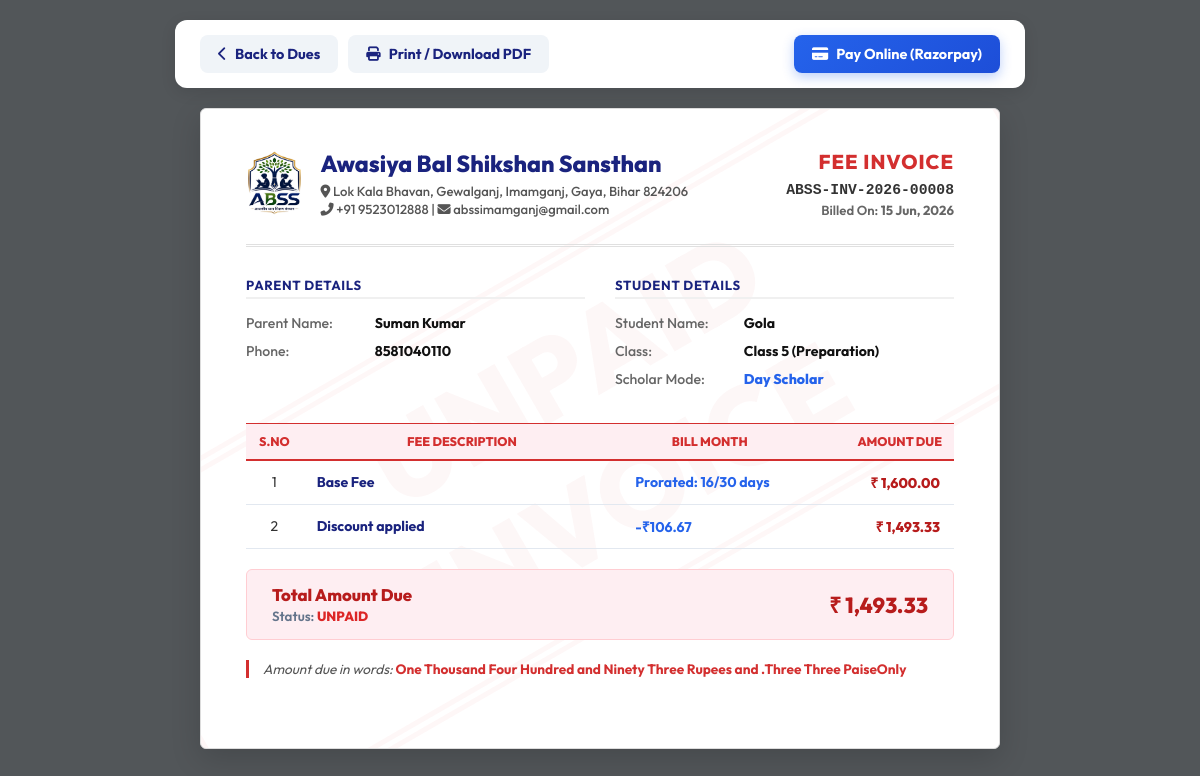
/parent/view_bill.php?id=8 (signed in), run on the app's committed database.
### tables this page shows
CREATE TABLE `fees_generated` (
  `id` int(11) NOT NULL,
  `student_id` int(11) NOT NULL,
  `amount` decimal(10,2) NOT NULL,
  `month_for` varchar(20) NOT NULL,
  `billing_date` date NOT NULL,
  `remark` varchar(255) DEFAULT NULL,
  `status` enum('unpaid','paid') DEFAULT 'unpaid',
  `created_at` timestamp NOT NULL DEFAULT current_timestamp()
);

CREATE TABLE `parents` (
  `id` int(11) NOT NULL,
  `parent_name` varchar(150) NOT NULL,
  `email` varchar(150) NOT NULL,
  `password` varchar(255) NOT NULL,
  `phone` varchar(20) DEFAULT NULL,
  `created_at` timestamp NOT NULL DEFAULT current_timestamp()
);

CREATE TABLE `students` (
  `id` int(11) NOT NULL,
  `reg_no` varchar(20) DEFAULT NULL,
  `student_photo` varchar(255) DEFAULT NULL,
  `parent_id` int(11) DEFAULT NULL,
  `name` varchar(100) NOT NULL,
  `parent_name` varchar(100) DEFAULT NULL,
  `phone` varchar(15) DEFAULT NULL,
  `target_school` varchar(100) DEFAULT NULL,
  `class_admitted` varchar(50) DEFAULT NULL,
  `scholar_mode` varchar(50) DEFAULT 'Day Scholar',
  `monthly_discount` decimal(10,2) DEFAULT 0.00,
  `base_fee` decimal(10,2) DEFAULT 0.00,
  `last_billed_date` date DEFAULT NULL,
  `admission_date` date DEFAULT NULL,
  `status` enum('active','inactive','graduated') DEFAULT 'active',
  `created_at` timestamp NOT NULL DEFAULT current_timestamp(),
  `photo` varchar(255) DEFAULT NULL,
  `dob` date DEFAULT NULL,
  `gender` enum('Male','Female','Other') DEFAULT NULL,
  `home_address` text DEFAULT NULL,
  `city` varchar(100) DEFAULT NULL,
  `state` varchar(100) DEFAULT NULL,
  `zip_code` varchar(10) DEFAULT NULL,
  `prev_school` varchar(255) DEFAULT NULL,
  `guardian_relationship` varchar(50) DEFAULT NULL,
  `guardian_email` varchar(150) DEFAULT NULL,
  `guardian_address` text DEFAULT NULL,
  `emergency_contact_name` varchar(150) DEFAULT NULL,
  `emergency_relationship` varchar(50) DEFAULT NULL,
  `emergency_phone` varchar(20) DEFAULT NULL,
  `has_allergies` tinyint(1) DEFAULT 0,
  `allergies_detail` text DEFAULT NULL,
  `has_medical_condition` tinyint(1) DEFAULT 0,
  `medical_condition_detail` text DEFAULT NULL,
  `physician_name` varchar(150) DEFAULT NULL,
  `physician_phone` varchar(20) DEFAULT NULL,
  `insurance_provider` varchar(150) DEFAULT NULL,
  `insurance_policy` varchar(100) DEFAULT NULL
);

### config/db.php (called while the page is built, shortened)
<?php
function getDB() {
    static $conn;
    if ($conn === NULL) {
        try {
            $conn = new mysqli(DB_HOST, DB_USER, DB_PASS, DB_NAME);
            $conn->set_charset("utf8mb4");
        } catch (mysqli_sql_exception $e) {
            error_log($e->getMessage());
            die("Database connection error. Please try again later.");
        }
    }
    return $conn;
}
function getAllSettings() {
    $conn = getDB();
    $result = $conn->query("SELECT setting_key, setting_value FROM settings");
    $settings = [];
    if ($result) {
        while ($row = $result->fetch_assoc()) {
            $settings[$row['setting_key']] = $row['setting_value'];
        }
    }
    $result2 = $conn->query("SELECT setting_key, setting_value FROM site_settings");
    if ($result2) {
        while ($row = $result2->fetch_assoc()) {
            $settings[$row['setting_key']] = $row['setting_value'];
        }
    }
    return $settings;
}
?>

### parent/view_bill.php (the view, shortened to what this page needs)
<?php
require_once 'includes/auth.php';
$pid = (int)$_SESSION['parent_id'];
$bill_id = (int)$_GET['id'];
$stmt = $conn->prepare("
    SELECT fg.*, s.name as student_name, s.scholar_mode, s.class_admitted, p.parent_name, p.phone, p.email as parent_email
    FROM fees_generated fg
    JOIN students s ON fg.student_id = s.id
    LEFT JOIN parents p ON s.parent_id = p.id
    WHERE fg.id = ? AND s.parent_id = ?
");
$stmt->bind_param("ii", $bill_id, $pid);
$stmt->execute();
$bill = $stmt->get_result()->fetch_assoc();
$settings = getAllSettings();
$school_name = $settings['school_name'] ?? 'Awasiya Bal Shikshan Sansthan';
$school_address = $settings['address'] ?? 'Lok Kala Bhavan, Gewalganj, Imamganj, Gaya, Bihar 824206';
$school_phone = $settings['phone'] ?? '+91 9523012888';
$school_email = $settings['email'] ?? 'abssimamganj@gmail.com';
function amountToWords($number) {
    $decimal = round($number - ($no = floor($number)), 2) * 100;
    $digits_length = strlen($no);
    $i = 0;
    $str = array();
    $words = array(
        0 => '', 1 => 'One', 2 => 'Two',
        3 => 'Three', 4 => 'Four', 5 => 'Five', 6 => 'Six',
        7 => 'Seven', 8 => 'Eight', 9 => 'Nine',
        10 => 'Ten', 11 => 'Eleven', 12 => 'Twelve',
        13 => 'Thirteen', 14 => 'Fourteen', 15 => 'Fifteen',
        16 => 'Sixteen', 17 => 'Seventeen', 18 => 'Eighteen',
        19 => 'Nineteen', 20 => 'Twenty', 30 => 'Thirty',
        40 => 'Forty', 50 => 'Fifty', 60 => 'Sixty',
        70 => 'Seventy', 80 => 'Eighty', 90 => 'Ninety'
    );
    $digits = array('', 'Hundred','Thousand','Lakh', 'Crore');
    while( $i < $digits_length ) {
        $divider = ($i == 2) ? 10 : 100;
        $number = floor($no % $divider);
        $no = floor($no / $divider);
        $i += $divider == 10 ? 1 : 2;
        if ($number) {
            $plural = (($counter = count($str)) && $number > 9) ? 's' : null;
            $hundred = ($counter == 1 && $str[0]) ? ' and ' : null;
            $str [] = ($number < 21) ? $words[$number].' '. $digits[$counter].$plural.' '.$hundred:$words[floor($number / 10) * 10].' '.$words[$number % 10].' '.$digits[$counter].$plural.' '.$hundred;
        } else $str[] = null;
    }
    $Rupees = implode('', array_reverse($str));
    $paise = ($decimal > 0) ? "." . ($words[(int)floor($decimal / 10)] . " " . $words[$decimal % 10]) . ' Paise' : '';
    return ($Rupees ? $Rupees . 'Rupees ' : '') . ($paise ? 'and ' . $paise : '') . 'Only';
}
$amount_in_words = amountToWords($bill['amount']);
$invoice_no = "ABSS-INV-" . date('Y', strtotime($bill['billing_date'])) . "-" . str_pad($bill['id'], 5, '0', STR_PAD_LEFT);
?>
<!DOCTYPE html>
<html lang="en">
<head>
    <link rel="stylesheet" href="https://cdnjs.cloudflare.com/ajax/libs/font-awesome/6.4.0/css/all.min.css">
</head>
<body>
    <div class="control-bar">
        <div style="display:flex; gap: 10px; flex-wrap:wrap; width:100%;">
            <a href="fees.php" class="btn-control btn-back"><i class="fas fa-chevron-left"></i> Back to Dues</a>
            <button onclick="window.print()" class="btn-control btn-back"><i class="fas fa-print"></i> Print / Download PDF</button>
            <?php if ($bill['status'] === 'unpaid'): ?>
                <button type="button" onclick="payWithRazorpay()" class="btn-control btn-pay-rzp" style="margin-left:auto;">
                    <i class="fas fa-credit-card"></i> Pay Online (Razorpay)
                </button>
            <?php endif; ?>
        </div>
    </div>
    <div class="receipt-container">
        <div class="watermark">
            <?php echo strtoupper($bill['status']); ?><br>INVOICE
        </div>
        <div class="receipt-header">
            <div class="school-branding">
                <img src="../assets/logo.png" alt="ABSS School Logo">
                <div class="school-info">
                    <h2><?php echo htmlspecialchars($school_name); ?></h2>
                    <p><i class="fas fa-map-marker-alt"></i> <?php echo htmlspecialchars($school_address); ?></p>
                    <p><i class="fas fa-phone-alt"></i> <?php echo htmlspecialchars($school_phone); ?> | <i class="fas fa-envelope"></i> <?php echo htmlspecialchars($school_email); ?></p>
                </div>
            </div>
            <div class="receipt-meta">
                <div class="receipt-title">FEE INVOICE</div>
                <div class="receipt-no"><?php echo $invoice_no; ?></div>
                <div class="receipt-date">Billed On: <strong><?php echo date('d M, Y', strtotime($bill['billing_date'])); ?></strong></div>
            </div>
        </div>
        <div class="details-grid">
            <div class="details-col">
                <h4>Parent Details</h4>
                <table class="kv-table">
                    <tr>
                        <td class="kv-label">Parent Name:</td>
                        <td class="kv-value"><?php echo htmlspecialchars($bill['parent_name'] ? $bill['parent_name'] : 'N/A'); ?></td>
                    </tr>
                    <tr>
                        <td class="kv-label">Phone:</td>
                        <td class="kv-value"><?php echo htmlspecialchars($bill['phone'] ? $bill['phone'] : 'N/A'); ?></td>
                    </tr>
                </table>
            </div>
            <div class="details-col">
                <h4>Student Details</h4>
                <table class="kv-table">
                    <tr>
                        <td class="kv-label">Student Name:</td>
                        <td class="kv-value"><?php echo htmlspecialchars($bill['student_name']); ?></td>
                    </tr>
                    <tr>
                        <td class="kv-label">Class:</td>
                        <td class="kv-value"><?php echo htmlspecialchars($bill['class_admitted'] ? $bill['class_admitted'] : 'N/A'); ?></td>
                    </tr>
                    <tr>
                        <td class="kv-label">Scholar Mode:</td>
                        <td class="kv-value" style="color:#2563eb; font-weight:800;"><?php echo htmlspecialchars($bill['scholar_mode'] ? $bill['scholar_mode'] : 'Day Scholar'); ?></td>
                    </tr>
                </table>
            </div>
        </div>
        <div class="table-responsive">
            <table class="item-table">
                <thead>
                    <tr>
                        <th class="text-center" style="width: 8%;">S.No</th>
                        <th>Fee Description</th>
                        <th style="width: 25%;">Bill Month</th>
                        <th class="text-right" style="width: 22%;">Amount Due</th>
                    </tr>
                </thead>
                <tbody>
                    <?php
                    $remarks = explode('|', $bill['remark'] ? $bill['remark'] : 'Tuition Fee');
                    $sno = 1;
                    foreach ($remarks as $rem) {
                        $rem = trim($rem);
                        if (strpos($rem, 'Auto-generated Bill.') !== false) {
                            $rem = trim(str_replace('Auto-generated Bill.', '', $rem));
                        }
                        $item_desc = $rem;
                        $item_month = $bill['month_for'];
                        $item_amt = '₹ ' . number_format($bill['amount'], 2);
                        if (preg_match('/\((.*?)\)/', $rem, $m_match)) {
                            $item_month = trim($m_match[1]);
                            $rem = trim(str_replace($m_match[0], '', $rem));
                        } elseif (preg_match('/\[(.*?)\]/', $rem, $m_match)) {
                            $item_month = trim($m_match[1]);
                            $rem = trim(str_replace($m_match[0], '', $rem));
                        }
                        if (strpos($rem, ': ₹') !== false) {
                            $parts = explode(': ₹', $rem);
                            $item_desc = trim($parts[0]);
                            $item_amt = '₹ ' . trim($parts[1]);
                        } elseif (strpos($rem, ':') !== false) {
                            $parts = explode(':', $rem);
                            $item_desc = trim($parts[0]);
                            $item_amt = '₹ ' . trim($parts[1]);
                        } else {
                            $item_desc = trim($rem);
                        }
                        ?>
                        <tr>
                            <td class="text-center"><?php echo $sno++; ?></td>
                            <td style="font-weight: 700; color: #1a237e;">
                                <?php echo htmlspecialchars($item_desc); ?>
                            </td>
                            <td style="font-weight: 700; color: #2563eb;">
                                <?php echo htmlspecialchars($item_month); ?>
                            </td>
                            <td class="text-right" style="font-weight: 800; color:#b71c1c;">
                                <?php echo htmlspecialchars($item_amt); ?>
                            </td>
                        </tr>
                        <?php
                    }
                    ?>
                </tbody>
            </table>
        </div>
        <div class="total-strip">
            <div>
                <div class="total-label">Total Amount Due</div>
                <small style="color:#64748b; font-weight:600;">Status: <span style="text-transform:uppercase; font-weight:800; color:<?php echo $bill['status']==='paid'?'#15803d':'#dc2626'; ?>;"><?php echo $bill['status']; ?></span></small>
            </div>
            <div class="total-value">₹ <?php echo number_format($bill['amount'], 2); ?></div>
        </div>
        <div class="words-block">
            Amount due in words: <strong><?php echo $amount_in_words; ?></strong>
        </div>
    </div>
</body>
</html>

### data on the page
fees_generated: invoice_no "ABSS-INV-2026-00008", billing_date "15 Jun, 2026", parents.parent_name "Suman Kumar", parents.phone "8581040110", student.name "Gola", student.class_admitted "Class 5 (Preparation)", student.scholar_mode "Day Scholar", remark "Base Fee", remark "₹ 1,600.00", remark "Discount applied", amount "₹ 1,493.33", status "UNPAID", amount "1,493.33", amount "One Thousand Four Hundred and Ninety Three Rupees and .Three Three PaiseOnly"

### other printed values
$school_name "Awasiya Bal Shikshan Sansthan"
$school_address "Lok Kala Bhavan, Gewalganj, Imamganj, Gaya, Bihar 824206"
$school_phone "+91 9523012888"
$school_email "abssimamganj@gmail.com"
$item_month "Prorated: 16/30 days"
$item_month "-₹106.67"
